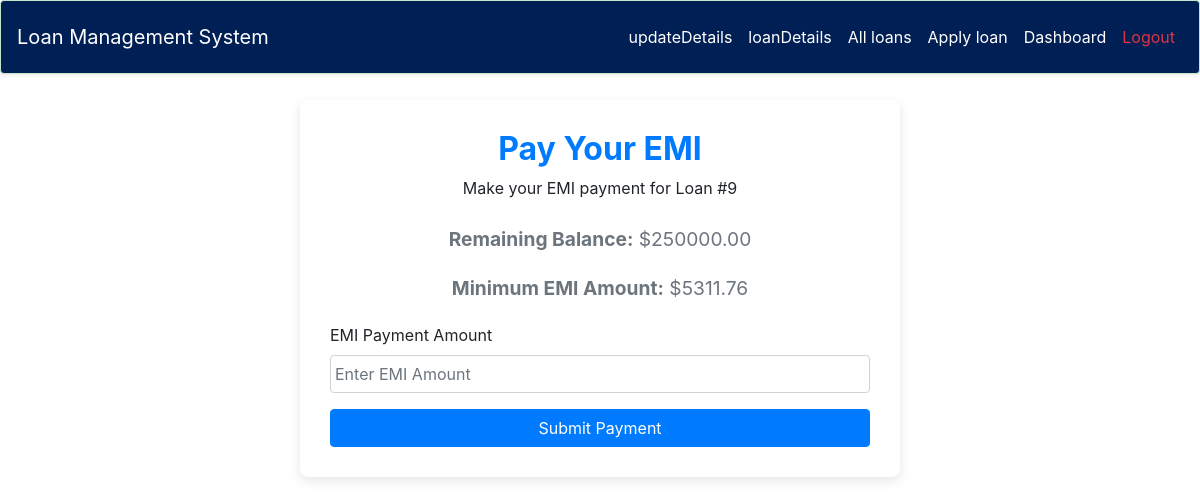
The app's page /customer/pay-emi/9 (signed in) with its own data.
### lms/models.py (models this page shows, shortened)
class Loan(models.Model):
    STATUS_CHOICES = [
        ('PENDING','Pending'),
        ('ACTIVE', 'Active'),
        ('CLOSED', 'Closed'),
        ('OVERDUE', 'Overdue'),
    ]
    application = models.OneToOneField(LoanApplication, on_delete=models.CASCADE)
    start_date = models.DateField(auto_now_add=True)
    loan_term_months = models.IntegerField()
    total_amount = models.DecimalField(max_digits=15, decimal_places=2)
    remaining_balance = models.DecimalField(max_digits=15, decimal_places=2)
    emi_amount = models.DecimalField(max_digits=10, decimal_places=2)
    status = models.CharField(max_length=10, choices=STATUS_CHOICES, default='PENDING')

### customer/views.py (the view, shortened to what this page needs)
# urls.py: path('pay-emi/<int:pk>', views.pay_emi_view,name='pay_emi'),
@login_required(login_url='login_page')
def pay_emi_view(request, pk):
    data = {}
    try:
        customer = CMODEL.Customer.objects.get(user= request.user)
        loan_customer = LMODEL.LoanCustomer.objects.get(customer = customer)
        data['customer'] = customer
        data['loan_customer'] = loan_customer
        loan = LMODEL.Loan.objects.get(id=pk)
        data['loan'] = loan
    except PaymentException as e:
        messages.error(request, str(e))
    except Exception as e:
        messages.error(request, "unable to make payment")
    data['form'] = LFORM.EMIPaymentForm()
    return render(request, 'lms/emi_transaction.html', context= data)

### lms/forms.py
class EMIPaymentForm(forms.ModelForm):
    class Meta:
        model = EMI
        fields = ['amount_paid']
        widgets = {
            'amount_paid': forms.NumberInput(attrs={
                'class': 'form-control',
                'placeholder': 'Enter EMI payment amount',
                'min': '0',
                'step': '0.01'
            }),
        }
    """ def clean_amount_paid(self):
        amount_paid = self.cleaned_data['amount_paid']
        loan = self.instance.loan

        # Ensure the amount is less than or equal to the remaining balance
        if amount_paid > loan.remaining_balance:
            raise forms.ValidationError("The payment cannot exceed the remaining balance.")
        return amount_paid """

### templates/lms/emi_transaction.html (shortened to what this page needs)
{% load widget_tweaks %}
<!DOCTYPE html>
<html lang="en">
<head>
    <link href="https://cdn.jsdelivr.net/npm/bootstrap@5.3.0-alpha1/dist/css/bootstrap.min.css" rel="stylesheet">
</head>
<body style="margin-top:100px">
    {% include 'customer/navbar.html' %}
    <div class="emi-form-container">
        <div class="form-header">
            <h2>Pay Your EMI</h2>
            <p>Make your EMI payment for Loan #{{ loan.id }}</p>
        </div>
        <div class="balance-info">
            <p class="text-secondary"><strong>Remaining Balance:</strong> ${{ loan.remaining_balance }}</p>
        </div>
        <div class="balance-info">
            <p class="text-secondary"><strong>Minimum EMI Amount:</strong> ${{ loan.emi_amount }}</p>
        </div>
        <form method="post">
            <div class="form-group">
                <label for="amount_paid">EMI Payment Amount</label>
                {% render_field form.amount_paid|attr:'required:true'  class="form-control p-1" placeholder="Enter EMI Amount" %}
            </div>
            <button type="submit" class="btn btn-primary w-100">Submit Payment</button>
        </form>
    </div>
</body>
</html>

### templates/lms/emi_transaction.html (style rules this page uses)
body { background-color: #f8f9fa; font-family: 'Roboto', sans-serif; }
.emi-form-container { max-width: 600px; margin: 50px auto; background-color: #fff; padding: 30px; border-radius: 8px; box-shadow: 0 4px 12px rgba(0, 0, 0, 0.1); }
.form-header { text-align: center; margin-bottom: 25px; }
.form-header h2 { color: #007bff; font-weight: bold; }
.form-group { margin-bottom: 20px; }
.balance-info { text-align: center; font-size: 1.2rem; margin-bottom: 20px; }

### records on screen
Loan: id "9", remaining_balance "250000.00", emi_amount "5311.76"
